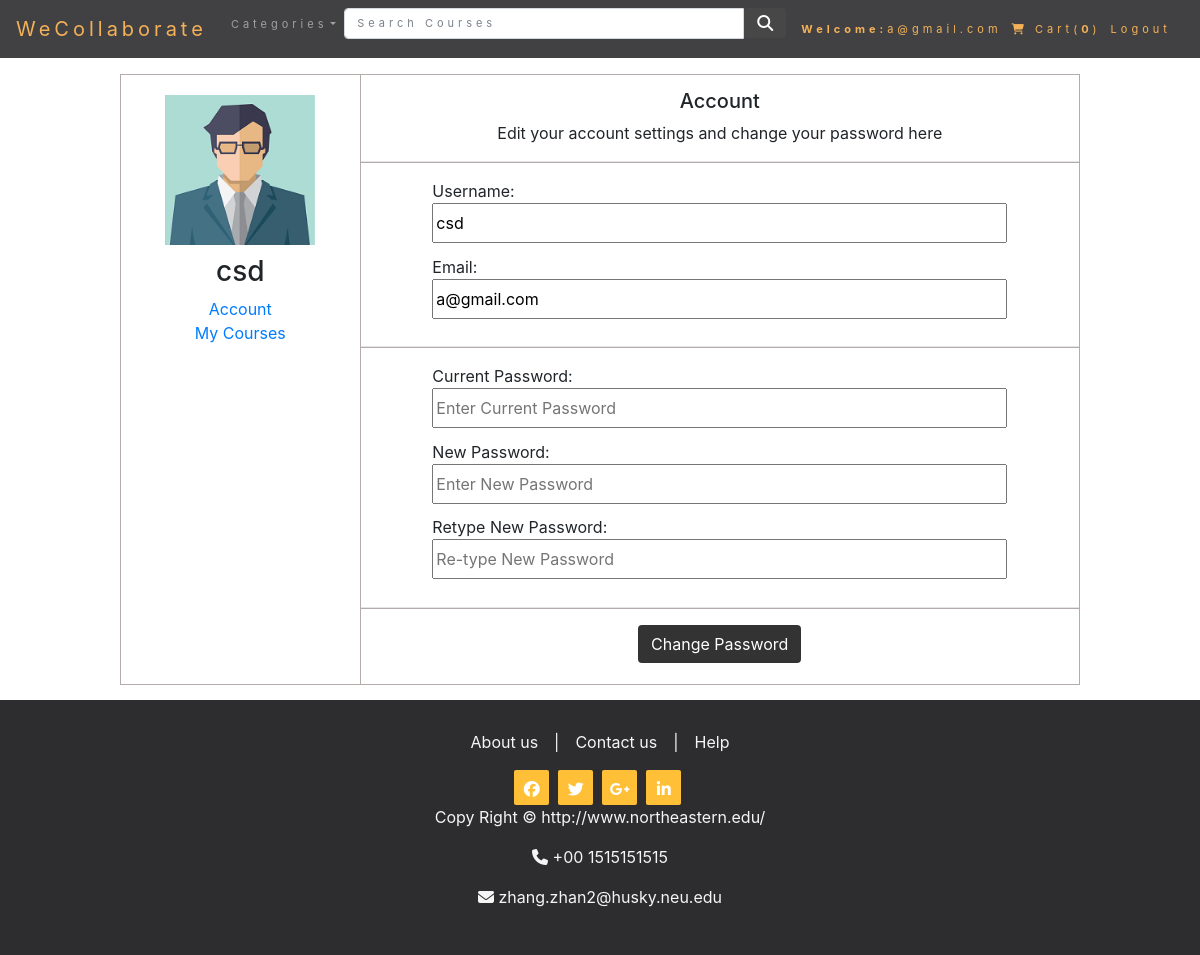
Page /profilePage.php (signed in) on the committed database.
### tables this page shows
CREATE TABLE `customer` (
  `customer_id` int(11) NOT NULL,
  `customer_ip` varchar(255) NOT NULL,
  `customer_name` text NOT NULL,
  `customer_password` varchar(100) NOT NULL,
  `customer_email` varchar(100) NOT NULL,
  `customer_username` text NOT NULL,
  `customer_image` varchar(30) NOT NULL
);

### profilePage.php (the view, shortened to what this page needs)
<?php
include("functions/functions.php");
global $mysqli;
if(isset($_SESSION['customer_email'])){
	$customer_email = $_SESSION['customer_email'];
	$get_customer = "select * from customer where customer_email = '$customer_email'";
	$run_customer = mysqli_query($mysqli, $get_customer);
	while($row_customer = mysqli_fetch_array($run_customer)){
		$customer_username = $row_customer['customer_username'];
		$customer_email = $row_customer['customer_email'];
        $customer_img = $row_customer['customer_image'];
	}
}else{
	include("customer_login.php");
}
?>
<!DOCTYPE html>
<html lang="en">
<head>
   <link rel="stylesheet" href="https://maxcdn.bootstrapcdn.com/bootstrap/4.0.0-beta/css/bootstrap.min.css">
  <link href="homepage_format.css" rel="stylesheet"/>
  <link href="search.css" rel="stylesheet"/>
    <link href="http://maxcdn.bootstrapcdn.com/font-awesome/4.1.0/css/font-awesome.min.css" rel="stylesheet">
</head>
<body id="myPage" data-spy="scroll" data-target=".navbar" data-offset="50">
<?php include("header.php") ?>
<div class="row" style="border:1px solid #b5abab; margin:2% 10% 0 10%;">
    <div class="col-xl-3 col-lg-3 col-md-3 col-sm-3" style="border-right:1px solid #b5abab; text-align:center;">
        <?php
        echo "<img src='customer_images/$customer_img' width='150' height='150' style='margin-top:20px'>";
        echo "<h3 style='margin-top:10px'>$customer_username</h3>";
        ?>
        <a href="#accountDetails" id="accountDetailsA">Account</a><br>
        <a href="#myCourses" id="myCoursesA">My Courses</a>
    </div>
    <div class="col-xl-9 col-lg-9 col-md-9 col-sm-9"  style=" padding:0;">
        <div id="accountDetails">
            <div style="text-align:center; margin-top:2%;">
                <h5>Account</h5>
                <span>Edit your account settings and change your password here</span>
            </div>
            <hr class="borderBottom">
            <div style="margin:1% 10% 0 10%;">
                <span>
                    Username:
                    <input type="text" value="<?php echo $customer_username;?>" name="" id="" class="inputClass" readonly>
                    Email:
                    <input type="text" value="<?php echo $customer_email;?>" name="" id="" class="inputClass" readonly><span class="error"><?php echo $emailErr;?></span>
                </span>
            </div>
            <form method ="post">
            <hr class="borderBottom">
            <div style="margin:1% 10% 0 10%;">
                <span class="inputClass">
                    Current Password:
                    <input type="text" placeholder="Enter Current Password" name="currentPassword" id="currentPassword" class="inputClass" required>
                    New Password:
                    <input type="text" placeholder="Enter New Password" name="newPassword" id="newPassword" class="inputClass" required>
                    Retype New Password:
                    <input type="text" placeholder="Re-type New Password" name="reNewPassword" id="reNewPassword" class="inputClass" required>
                </span>
            </div>
            <hr class="borderBottom">
            <div style="margin:1% 10% 3% 10%; text-align:center;">
                <input type="submit" name="change_pass" class="btn" on-click="" value="Change Password">
            </div>
            </form>
        </div>
    </div>
</div>
<?php include("footer.php") ?>
</body>
</html>

### homepage_format.css (style rules this page uses)
html,body { margin:0; height:100%; }
.btn { background-color: #333; color: #ffffff; border-radius: 1; transition: .2s; }
.row { margin:0; }

### profilePage.php (style rules this page uses)
.inputClass { width: 100%; margin-bottom: 2%; height: 40px; }
.borderBottom { border-bottom:1px solid #b5abab; }
#myPage { padding-top:50px; }

### rows in the picture
customer: customer_image (picture), customer_username "csd", customer_email "a@gmail.com"

### other values in the picture
$_SESSION['customer_email'] "a@gmail.com"
$count_items "0"
